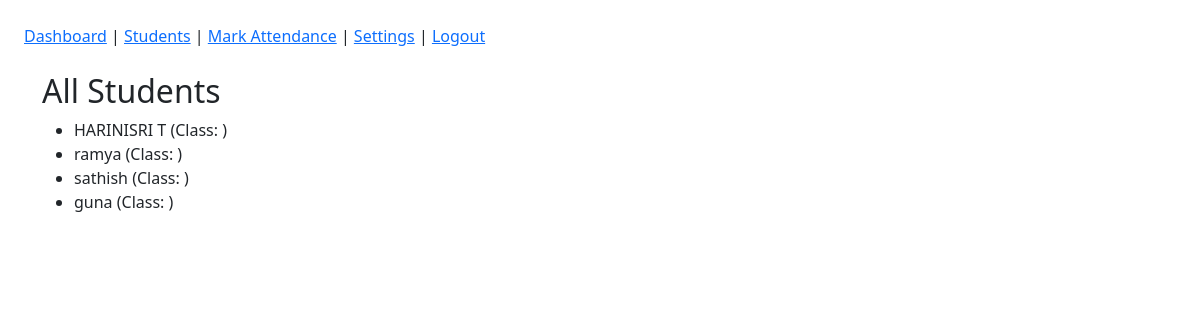
/, run on an earlier commit of the app's database.
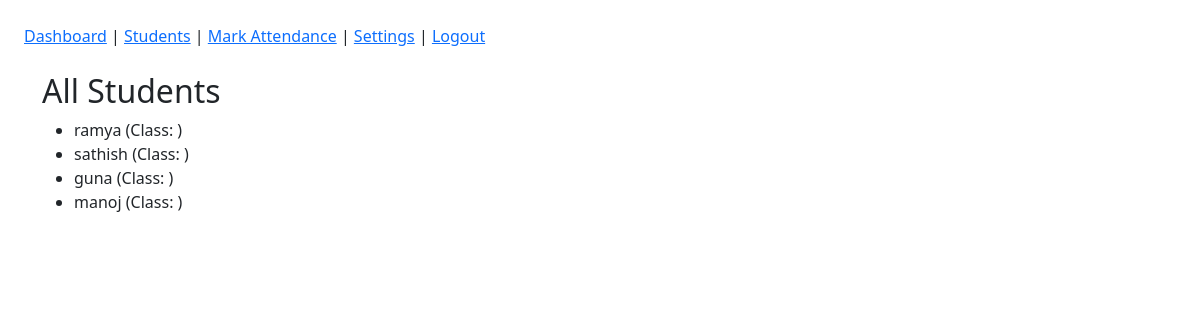
And on a later commit of the database.
### students/models.py (models this page shows, shortened)
class Student(models.Model):
    name = models.CharField(max_length=100)
    roll_number = models.CharField(max_length=20, unique=True)
    student_class = models.CharField(max_length=50)

### students/views.py (the view)
# urls.py: path('', StudentListView.as_view(), name='student_list'),  # ✅ This is the key line
class StudentListView(LoginRequiredMixin, ListView):
    model = Student
    template_name = 'students/student_list.html'
    context_object_name = 'students'

### students/Templates/students/student_list.html (shortened to what this page needs)
{% extends "base.html" %}
{% block content %}
<h2>All Students</h2>
<ul>
  {% for student in students %}
    <li>{{ student.name }} (Class: {{ student.class_name }})</li>
  {% endfor %}
</ul>
{% endblock %}

What changed in the data, as far as the page shows it:
removed Student: name "HARINISRI T"
added Student: name "manoj"
